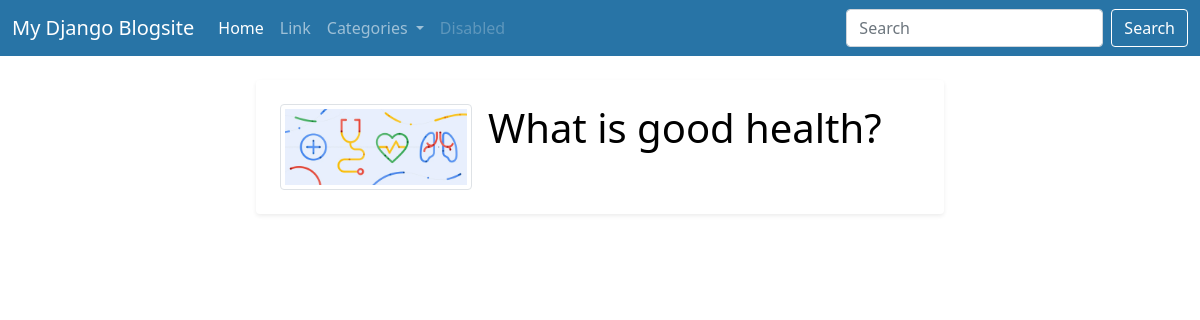
Screenshot of /article/by/category/1/ with the database file from the repository.
### blog/models.py (models this page shows, shortened)
class Article(models.Model):
    category_id = models.ForeignKey(category,on_delete=models.CASCADE)
    title= models.CharField(max_length=255)
    content = models.TextField()
    cover_image= models.FileField(upload_to='uploads/')
    created_at= models.DateTimeField(auto_now_add=True)
    updated_at= models.DateTimeField(auto_now=True)
    is_active= models.BooleanField(default=True)

### blog/views.py (the view)
# urls.py: path("article/by/category/<int:id>/",views.get_articlesbycategory,name='articlesbycateory'),
def get_articlesbycategory(request,id):
    categories = category.objects.all()
    cat = category.objects.get(id=id)
    article= Article.objects.filter(category_id=cat)
    context={'cat':cat,'articles':article,'categories':categories}
    return render(request,'articlelist.html',context)

### blog/templates/articlelist.html
{% extends "base.html" %}
{% block articlelistpage %}
<div class="container">
    <div class="row">
        <div class="col-md-2"></div>
        <div class="col-md-8">
            {% for article in articles %}
            <div class="card m-4 border-0 shadow-sm">
                <div class="card-body">
                    <div class="d-flex justify-content-start p-2">
                        <img src="{{article.cover_image.url}}" class="img-thumbnail" alt="..."style="width:30%;height:auto;">
                        <div class="p-2"></div>
                        <h1 class="display-6"><a href="/article/detail/{{article.id}}/"> {{article.title}} </a></h1>
                    </div>
                </div>
            </div>
            {% endfor %}
        </div>
        <div class="col-md-2">  </div>
    </div>
</div>
{% endblock %}

### static/styles.css (style rules this page uses)
a { text-decoration: none; color: black; }
img { height: auto; }

### rows the page displays
Article: cover_image (picture), title "What is good health?"
